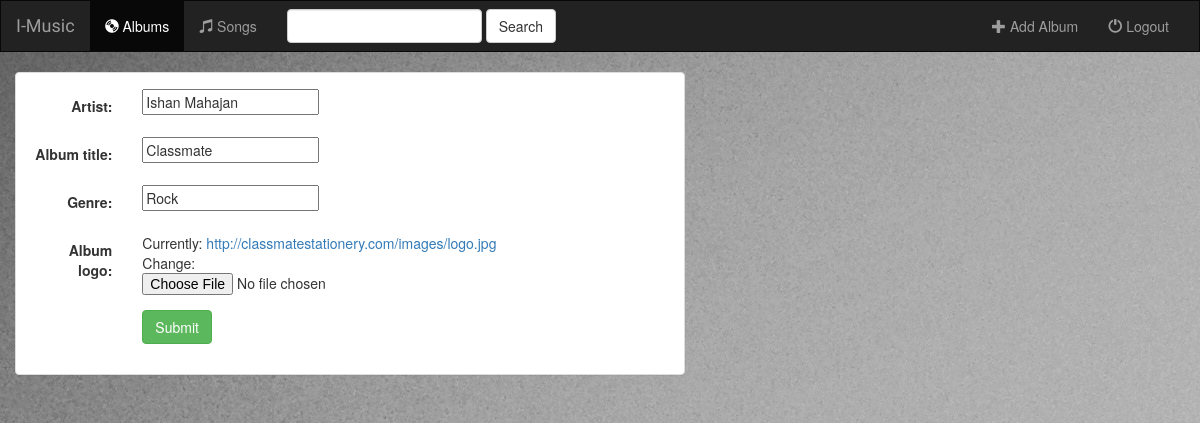
Before: /album/2/ with the older database file.
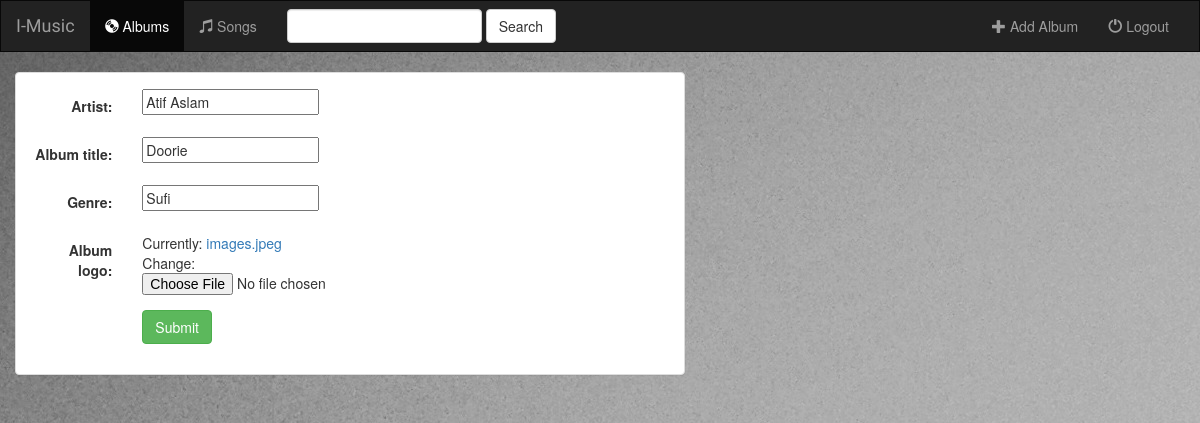
After: the same page with the newer database file.
### music/models.py (models this page shows, shortened)
class Album(models.Model):
    artist = models.CharField(max_length=250)
    album_title = models.CharField(max_length=500)
    genre = models.CharField(max_length=100)
    album_logo = models.FileField()

### music/views.py (the view)
# urls.py: url(r'album/(?P<pk>[0-9]+)/$', views.AlbumUpdate.as_view(), name='album-update'),
class AlbumUpdate(UpdateView):
    model = Album
    fields = ['artist', 'album_title', 'genre', 'album_logo']

### music/templates/music/album_form.html (shortened to what this page needs)
{% extends 'music/base.html' %}
{% block body %}
<div class="container-fluid">
    <div class="row">
        <div class="col-sm-12 col-md-7">
            <div class="panel panel-default">
            <div class="panel-body">
                <form class="form-horizontal" action="" method="POST" enctype="multipart/form-data">
                    {% include 'music/form-template.html' %}
                    <div class="form-group">
                        <div class="col-sm-offset-2 col-sm-10">
                            <button type="submit" class="btn btn-success">Submit</button>
                        </div>
                    </div>
                </form>
             </div>
         </div>
     </div>
    </div>
</div>
{% endblock %}

### music/templates/music/form-template.html (shortened to what this page needs)
{% for field in form %}
<div class="form-group" xmlns="http://www.w3.org/1999/html">
    <div class="col-sm-offset-2 col-sm-10">
    </div>
    <label class="control-label col-sm-2">{{ field.label_tag }}</label>
    <div class="col-sm-10">{{ field }}</div>
 </div>
{% endfor %}

Changed rows visible on the page:
changed Album: artist "Ishan Mahajan" → "Atif Aslam"; album_title "Classmate" → "Doorie"; genre "Rock" → "Sufi"
Other visible differences:
text no longer shown: "Currently: http://classmatestationery.com/images/logo.jpg Change:"
text now shown: "Currently: images.jpeg Change:"
